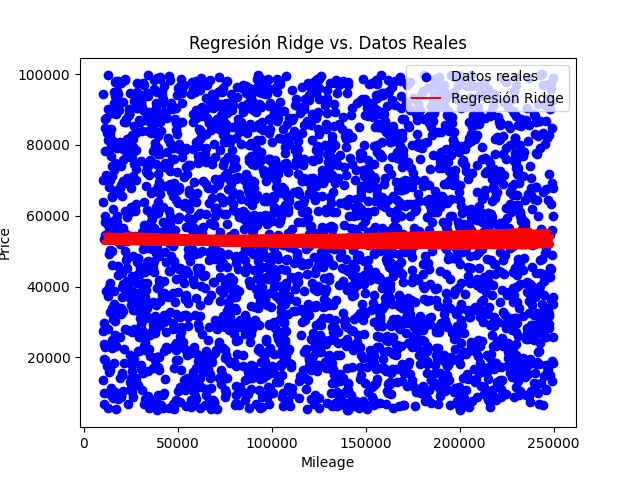

Source code (Python):
import numpy as np
import matplotlib.pyplot as plt
import pandas as pd
from sklearn.linear_model import Ridge
from sklearn.model_selection import train_test_split
from sklearn.preprocessing import PolynomialFeatures
from sklearn.metrics import mean_squared_error, r2_score, mean_absolute_error

df = pd.read_csv("Dataset_vehiculos.csv")

# Variable independiente (X) y dependiente (y)
X = df[["Horsepower", "Mileage", "Year"]]
y = df["Price"]

# Dividir en conjunto de entrenamiento (80%) y prueba (20%)
X_train, X_test, y_train, y_test = train_test_split(X, y, test_size=0.2, random_state=42)

# Transformar las características a un polinomio de grado 2
poly = PolynomialFeatures(degree=2)
X_poly_train = poly.fit_transform(X_train)  # Aplicamos la transformación en el conjunto de entrenamiento
X_poly_test = poly.transform(X_test)        # Aplicamos la transformación en el conjunto de prueba

# Ajustar el modelo de regresión Ridge con un parámetro de regularización (alpha)
ridge_model = Ridge(alpha=1.0)  # El parámetro alpha controla la cantidad de regularización
ridge_model.fit(X_poly_train, y_train)  # Entrenamos el modelo con los datos transformados

# Hacer predicciones
y_pred_ridge = ridge_model.predict(X_poly_test)  # Realizamos las predicciones sobre el conjunto de prueba

# Evaluación de la regresión Ridge
print("\nEvaluación de la Regresión Ridge (con regularización):")
print(f"MSE: {mean_squared_error(y_test, y_pred_ridge):.2f}")
print(f"R^2: {r2_score(y_test, y_pred_ridge):.2f}")
print(f"MAE: {mean_absolute_error(y_test, y_pred_ridge):.2f}")

# Visualización de la regresión Ridge
plt.scatter(X_test["Mileage"], y_test, color='blue', label='Datos reales')  # Usamos el conjunto de prueba para la visualización
plt.plot(X_test["Mileage"], y_pred_ridge, color='red', label='Regresión Ridge')
plt.xlabel('Mileage')
plt.ylabel('Price')
plt.title('Regresión Ridge vs. Datos Reales')
plt.legend()
plt.savefig("regrRidge.png")
plt.show()
